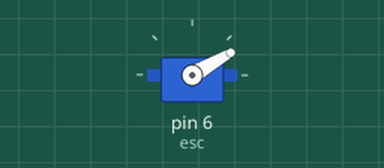
Recording of a sketch running on a simulated Arduino Uno, built with avr-gcc and run on an emulated ATmega328P. Parts: servo.

Above: at 0.1 s.
At 3.1 s:
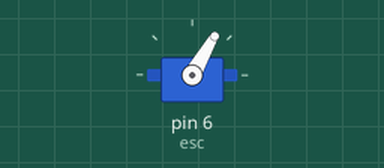
Timing chart, 0 to 4.6 s (numbered marks = the images above):
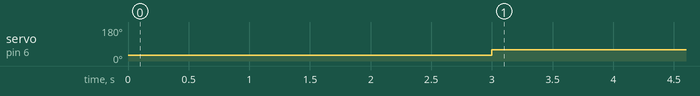

The sketch:

Servo.ino
```cpp
#include <Servo.h>

Servo esc;

void setup() {
  esc.attach(6);
  esc.write(30);
  delay(3000);
}

void loop() {
  esc.write(60);
}
```

Measured:
- by itself, servo on pin 6 (esc): 30° → 60° at 3.0 s
